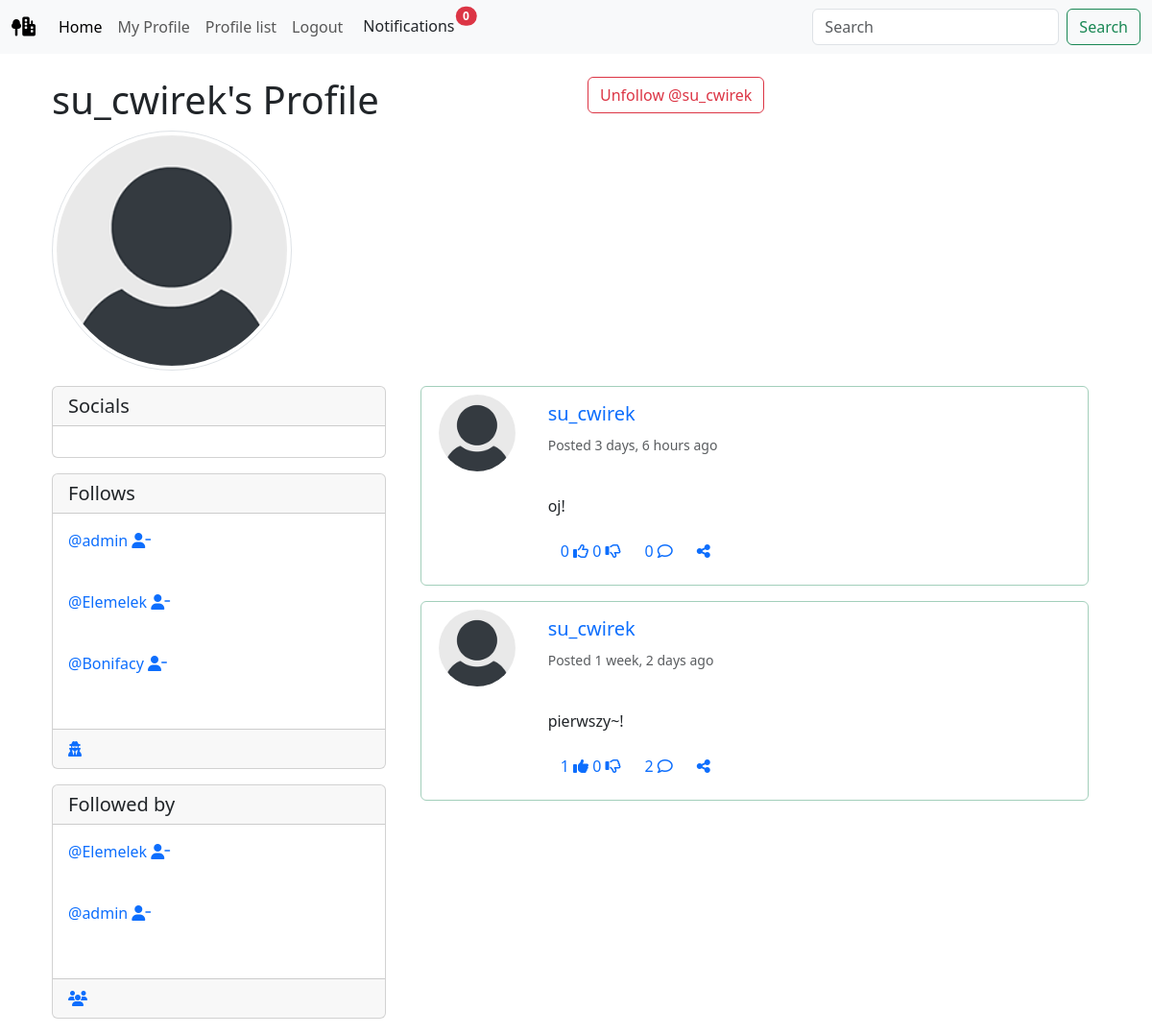
The page /profile/1 (signed in) on the database its author committed.
### yard/models.py (models this page shows, shortened)
class Profile(models.Model):
    user = models.OneToOneField(User, on_delete=models.CASCADE)
    follows = models.ManyToManyField("self", related_name="followed_by", symmetrical=False, blank=True)
    date_modified = models.DateTimeField(User, auto_now=True)
    profile_image = models.ImageField(blank=True, upload_to="images/profile/", default="default_profile_pic.png")
    profile_bio = models.CharField(null=True, blank=True, max_length=1500)
    homepage_link = models.CharField(null=True, blank=True, max_length=100)
    facebook_link = models.CharField(null=True, blank=True, max_length=100)
    instagram_link = models.CharField(null=True, blank=True, max_length=100)
    linkedin_link = models.CharField(null=True, blank=True, max_length=100)
    youtube_link = models.CharField(null=True, blank=True, max_length=100)
    def __str__(self):
        return self.user.username

class Yard(models.Model):
    user = models.ForeignKey(User, related_name="yard", on_delete=models.DO_NOTHING)
    body = models.CharField(max_length=250)
    created_at = models.DateTimeField(auto_now_add=True)
    likes = models.ManyToManyField(User, related_name="yard_like", blank=True)
    dislikes = models.ManyToManyField(User, related_name="yard_dislike", blank=True)
    yard_image = models.ImageField(null=True, blank=True, upload_to="images/yard/")
    def number_of_likes(self):
        return self.likes.count()
    def number_of_dislikes(self):
        return self.dislikes.count()
    class Meta:
        ordering = ['-created_at']

### yard/views.py (the view, shortened to what this page needs)
# urls.py: path('profile/<int:pk>', views.ProfileView.as_view(), name="profile"),
class ProfileView(APIView):
    renderer_classes= [TemplateHTMLRenderer]
    template_name = 'profile/profile.html'
    permission_classes = [permissions.IsAuthenticated]
    def get(self, request, pk):
        profile = Profile.objects.get(user_id=pk)
        unread_notifications = Notifications.objects.filter(user=request.user, read=False).count()
        yards = Yard.objects.filter(user_id=pk).order_by("-created_at")
        form = YardForm(request.POST or None, request.FILES or None)
        commentform = CommentYardForm(request.POST or None)
        replyToCommentForm = ReplyToCommentForm(request.POST or None)
        return Response({"profile":profile, "yards":yards, "form":form, 'commentform':commentform, "replyToCommentForm":replyToCommentForm, 'unread_notifications':unread_notifications})

### yard/forms.py
class YardForm(forms.ModelForm):
    body = forms.CharField(required=True, widget=forms.widgets.Textarea(attrs={"placeholder": "Enter your message.", "class":"form-control", "id":"postYard",}), label="", max_length=250, )
    yard_image = forms.ImageField(widget=forms.FileInput(attrs={"class":"form-control"}))
    class Meta:
        model = Yard
        field = ['body', 'yard_image']
        exclude = ("user", "likes", "dislikes",)

class CommentYardForm(forms.ModelForm):
    body = forms.CharField(required=True, widget=forms.widgets.Textarea(attrs={"placeholder": "Add your comment...", "class":"form-control",}), label="", max_length=250, )
    class Meta:
        model = CommentYard
        field = ['body']
        exclude = ("user", "likes", "dislikes", "yard")

### yard/models.py (called while the page is built)
    def number_of_likes(self):
        return self.likes.count()

    def number_of_dislikes(self):
        return self.dislikes.count()

    def number_of_likes(self):
        return self.likes.count()

    def number_of_dislikes(self):
        return self.dislikes.count()

### yard/templates/profile/profile.html (shortened to what this page needs)
{% extends 'base.html' %}
{% load static %}
{% block content %}
{% if profile %}
<div class="container-xl">
  <div class="row">
    <div class="col-6">
      <h1>{{ profile.user.username }}'s Profile</h1>
    </div>
    <div class="col-3">
      {% if profile.user.username != user.username %}
      <form method="POST">
        {% if profile in user.profile.follows.all %}
        <button
          class="btn btn-outline-danger"
          name="follow"
          value="unfollow"
          type="submit"
        >
          Unfollow @{{ profile.user.username }}
        </button>
        {% endif %}
      </form>
      {% endif %}
    </div>
    <div class="col-3 position-relative ">
    </div>
  </div>
  <div class="row mb-3">
    <div class="col-4">
      {% if profile.profile_image %}
      <img
        src="{{ profile.profile_image.url }}"
        class="rounded-circle img-thumbnail avatar-bg"
      />
      {% endif%}
    </div>
    <div class="col-8">
    </div>
  </div>
  <div class="row mb-3">
    <div class="col-4">
      <div class="card mb-3">
        <h5 class="card-header">Socials</h5>
        <div class="card-body">
        </div>
      </div>
      <div class="card mb-3">
        <h5 class="card-header">Follows</h5>
        <div class="card-body">
          <p class="card-text">
            {% for following in profile.follows.all|slice:10 %}
            {% if following.user.id != profile.user.id %}
            <a href="{% url 'profile' following.user.id %}">@{{ following }}</a>
            <a href="{% url 'unfollow' following.user.id %}">
              <i class="fa-solid fa-user-minus"></i>
            </a>
          </p>
          <br />
          {% endif %}
          {% endfor %}
        </div>
        <div class="card-footer">
          <a href="{% url 'follows' profile.user.id %}"
            ><i class="fa-solid fa-user-secret"></i
          ></a>
        </div>
      </div>
      <div class="card">
        <h5 class="card-header">Followed by</h5>
        <div class="card-body">
          <p class="card-text">
            {% for following in profile.followed_by.all|slice:10 %}
            {% if following.user.id != profile.user.id %}
            <a href="{% url 'profile' following.user.id %}">@{{ following }}</a>
            {% if following in profile.follows.all %}
            <a href="{% url 'unfollow' following.user.id %}">
              <i class="fa-solid fa-user-minus"></i>
            </a>
            {% else %}
            <a href="{% url 'follow' following.user.id %}">
              <i class="fa-solid fa-user-plus"></i>
            </a>
            {% endif %}
          </p>
          <br />
          {% endif %}
          {% endfor %}
        </div>
        <div class="card-footer">
          <a href="{% url 'followers' profile.user.id %}">
            <i class="fa-solid fa-users"></i>
          </a>
        </div>
      </div>
    </div>
    <div class="col-8">
      {% if yards %}
      <div class="container">
        {% include 'home/h_yard.html' %}
      {% endif %}
    </div>
  </div>
</div>
{% endif %}
{% endblock %}

### yard/templates/base.html (shortened to what this page needs)
{% load static %}
{% load rest_framework %}
<!DOCTYPE html>
<html lang="en">
  <head>
    <link
      rel="preload"
      as="style"
      href="{% static 'css/style.css' %}"
      onload="this.rel = 'stylesheet'"
    />
    <link
      href="https://cdn.jsdelivr.net/npm/bootstrap@5.3.3/dist/css/bootstrap.min.css"
      rel="stylesheet"
    />
  </head>
  <body>
    {% include 'navbar.html' %}
    <div class="container-xl">
      <br />
      {% block content %}
      {% endblock %}
    </div>
  </body>
</html>

### yard/templates/navbar.html (shortened to what this page needs)
{% load static %}
<nav class="navbar navbar-expand-lg bg-body-tertiary">
    <div class="container-fluid">
      <a class="navbar-brand" href="{% url 'home' %}">
        <i class="fa-solid fa-tree-city"></i>
    </a>
      <div class="collapse navbar-collapse" id="navbarScroll">
        <ul class="navbar-nav me-auto my-2 my-lg-0 navbar-nav-scroll" style="--bs-scroll-height: 100px;">
          <li class="nav-item">
            <a class="nav-link active" aria-current="page" href="{% url 'home' %}">Home</a>
          </li>
          {% if user.is_authenticated %}
        <li class="nav-item">
          <a class="nav-link" href="{% url 'profile' request.user.id %}">My Profile</a>
        </li>
        <li class="nav-item">
          <a class="nav-link" href="{% url 'profile_list' %}">Profile list</a>
        </li>
        <li class="nav-item">
          <a class="nav-link" href="{% url 'logout' %}">Logout</a>
        </li>
        {% endif %}
        <li class="nav-item">
          <a href="{% url 'notifications' %}">
            <button type="button" class="btn position-relative">Notifications
              <span class="position-absolute top-0 start-100 translate-middle badge rounded-pill bg-danger mt-2">
                  {{ unread_notifications }}
              </span>
            </button>
          </a>
        </li>
        </ul>
        <form class="d-flex" action="{% url 'search_all' %}" method="POST">
          <input class="form-control me-2" type="search" placeholder="Search" aria-label="Search" name="search">
          <button class="btn btn-outline-success" type="submit">Search</button>
        </form>
      </div>
    </div>
  </nav>

### yard/templates/home/h_yard.html (shortened to what this page needs)
{% load rest_framework %}
{% load static %}
{% for yard in yards %}
<div class="card mb-3 border-success-subtle">
  <div class="row g-0">
    <div class="col-md-2 p-2">
      {% if yard.user.profile.profile_image %}
        <img
          src="{{ yard.user.profile.profile_image.url }}"
          alt=""
          class="img-fluid rounded-circle mx-auto d-block avatar"
        />
        {% else %}
        <img
          src="{% static 'img/default_profile_pic.png' %}"
          alt="{{yard.user.username}}"
          class="img-fluid rounded-circle mx-auto d-block avatar"
        />
        {% endif %}
    </div>
    <div class="col-md-8">
      <div class="card-body">
        <h5 class="card-title"><a href="{% url 'profile' yard.user.id %}">{{ yard.user.username}}</a></h5>
        <p class="card-text"><small class="text-body-secondary">Posted {{ yard.created_at|timesince}} ago </small></p>
      </div>
    </div>
    <div class="col-md-2 btn-group" role="group">
    </div>
  </div>
  <div class="row g-0">
    <div class="col-md-2">
    </div>
    <div class="col-md-10">
      <div class="card-body">
        <p class="card-text">{{yard.body}}</p>
        <div class="btn-group" role="group" aria-label="yard bottom actions">
          <button type="button" class="btn btn-link">
            <a href="{% url 'yard_like' yard.id %}">
              {{yard.number_of_likes}}
              {% if user in yard.likes.all %}
                <i class="fa-solid fa-thumbs-up"></i>
              {% else %}
                <i class="fa-regular fa-thumbs-up"></i>
              {% endif %}
            </a>
            <a href="{% url 'yard_dislike' yard.id %}">
              {{yard.number_of_dislikes}}
              {% if user in yard.dislikes.all %}
                <i class="fa-solid fa-thumbs-down"></i>
              {% else %}
                <i class="fa-regular fa-thumbs-down"></i>
            {% endif %}
            </a>
          </button>
          <button type="button" class="btn btn-link" data-bs-toggle="collapse" href="#comment{{yard.id}}" role="button" aria-expanded="false" aria-controls="comment{{yard.id}}">
            {{ yard.comments.count }} <i class="fa-regular fa-comment"></i>
          </button>
          <button type="button" class="btn btn-link">
            <a href="{% url 'yard_show' yard.id %}"><i class="fa-solid fa-share-nodes"></i></a>
          </button>
      </div>
    </div>
  </div>
</div>
</div>
{% endfor %}

### yard/templates/home/h_comment.html (shortened to what this page needs)
{% load static %}

### yard/templates/home/h_reply.html (shortened to what this page needs)
{% load static %}

### yard/static/css/style.css (style rules this page uses)
button, a { text-decoration: none !important; }
.avatar { width: 80px !important; height: 80px !important; position: relative !important; object-fit: cover !important; }
.avatar-bg { width: 250px !important; height: 250px !important; position: relative !important; object-fit: cover !important; }

### rows shown on the page
Profile: user.username "su_cwirek", profile_image (placeholder picture)
Profile: user.username "admin"
Profile: user.username "Elemelek"
Profile: user.username "Bonifacy"
Yard: user.profile.profile_image (placeholder picture), user.username "su_cwirek", created_at "3 days, 6 hours", body "oj!", number_of_likes "0", number_of_dislikes "0", comments.count "0"
Yard: user.profile.profile_image (placeholder picture), user.username "su_cwirek", created_at "1 week, 2 days", body "pierwszy~!", number_of_likes "1", number_of_dislikes "0", comments.count "2"

### other values the page prints
{{ unread_notifications }} "0"
